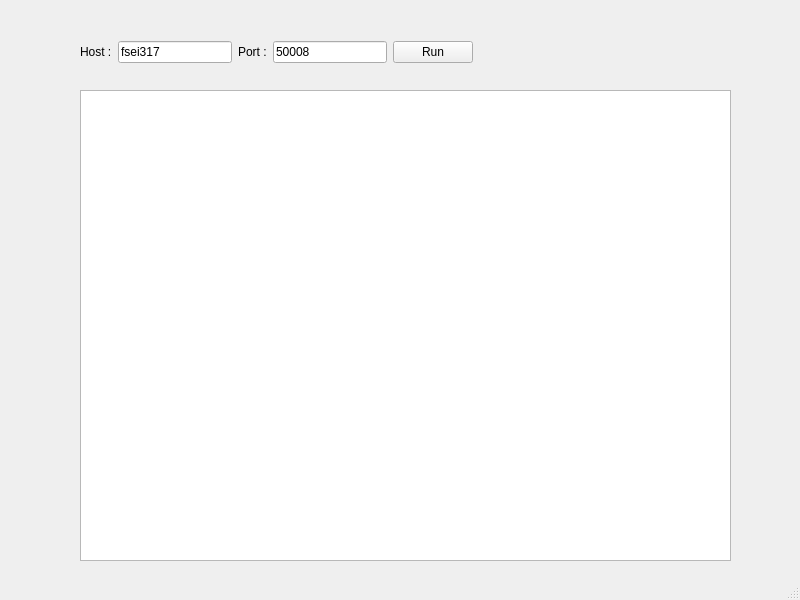
<?xml version="1.0" encoding="UTF-8"?>
<ui version="4.0">
 <class>MainWindow</class>
 <widget class="QMainWindow" name="MainWindow">
  <property name="geometry">
   <rect>
    <x>0</x>
    <y>0</y>
    <width>800</width>
    <height>600</height>
   </rect>
  </property>
  <property name="windowTitle">
   <string>LM Server</string>
  </property>
  <widget class="QWidget" name="centralwidget">
   <widget class="QPlainTextEdit" name="plainTextEdit">
    <property name="geometry">
     <rect>
      <x>80</x>
      <y>90</y>
      <width>651</width>
      <height>471</height>
     </rect>
    </property>
   </widget>
   <widget class="QWidget" name="">
    <property name="geometry">
     <rect>
      <x>80</x>
      <y>40</y>
      <width>393</width>
      <height>24</height>
     </rect>
    </property>
    <layout class="QHBoxLayout" name="horizontalLayout">
     <item>
      <widget class="QLabel" name="label">
       <property name="text">
        <string>Host :</string>
       </property>
      </widget>
     </item>
     <item>
      <widget class="QLineEdit" name="hostLineEdit">
       <property name="text">
        <string>fsei317</string>
       </property>
      </widget>
     </item>
     <item>
      <widget class="QLabel" name="label_2">
       <property name="text">
        <string>Port :</string>
       </property>
      </widget>
     </item>
     <item>
      <widget class="QLineEdit" name="portLineEdit">
       <property name="text">
        <string>50008</string>
       </property>
      </widget>
     </item>
     <item>
      <widget class="QPushButton" name="runButton">
       <property name="text">
        <string>Run</string>
       </property>
      </widget>
     </item>
    </layout>
   </widget>
  </widget>
  <widget class="QMenuBar" name="menubar">
   <property name="geometry">
    <rect>
     <x>0</x>
     <y>0</y>
     <width>800</width>
     <height>19</height>
    </rect>
   </property>
  </widget>
  <widget class="QStatusBar" name="statusbar"/>
 </widget>
 <resources/>
 <connections/>
</ui>
